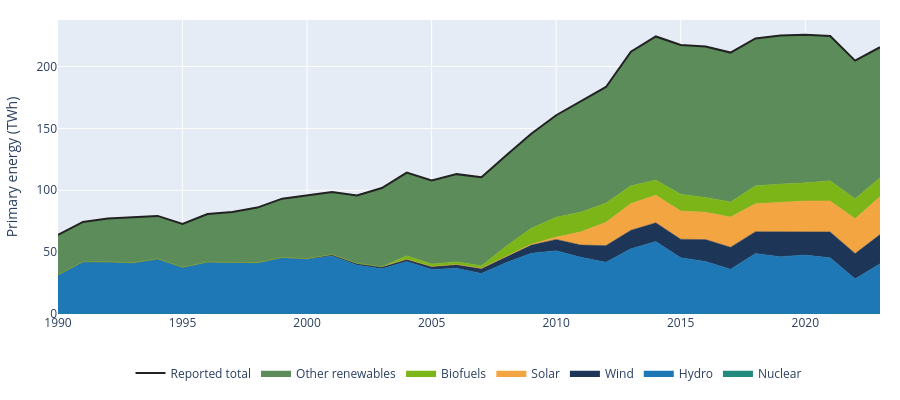
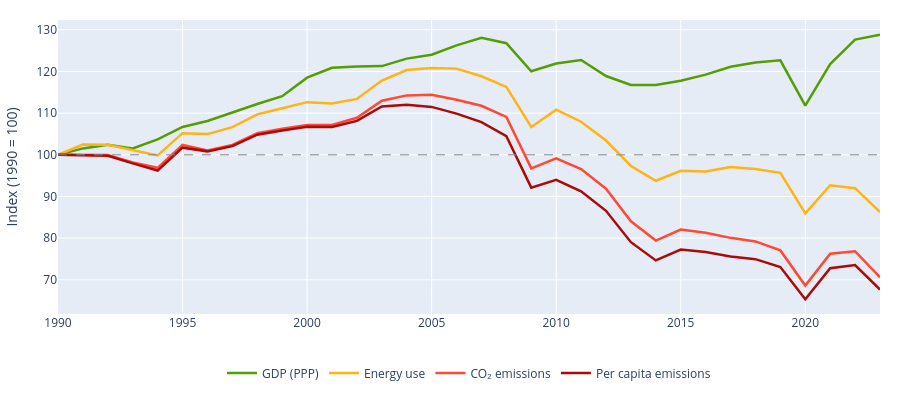

Notebook cell for these charts, in order:
### Markdown cell above
## 1. Country Profile & Economic-Emissions Decoupling
Using `CountryProfile`, we examine Italy's primary energy mix evolution (1990–2023) and test whether economic growth (GDP per capita PPP) decoupled from $\text{CO}_2$ emissions.

### Code cell
italy = ds.get_country("Italy", year_range=(1990, 2023))

decoupling = italy.decoupling_summary()
print("Italy Decoupling Summary (1990–2023):")
for key, val in decoupling.items():
    print(f"  - {key}: {val:.2f}%" if isinstance(val, float) else f"  - {key}: {val}")

fig_mix = plot_stacked_energy(
    italy.df,
    ENERGY_GROUPS["low_carbon"],
    total_col="low_carbon_energy_share_pct",
)
fig_mix.show()

fig_decoupling = plot_decoupling_index(italy.df)
fig_decoupling.show()
